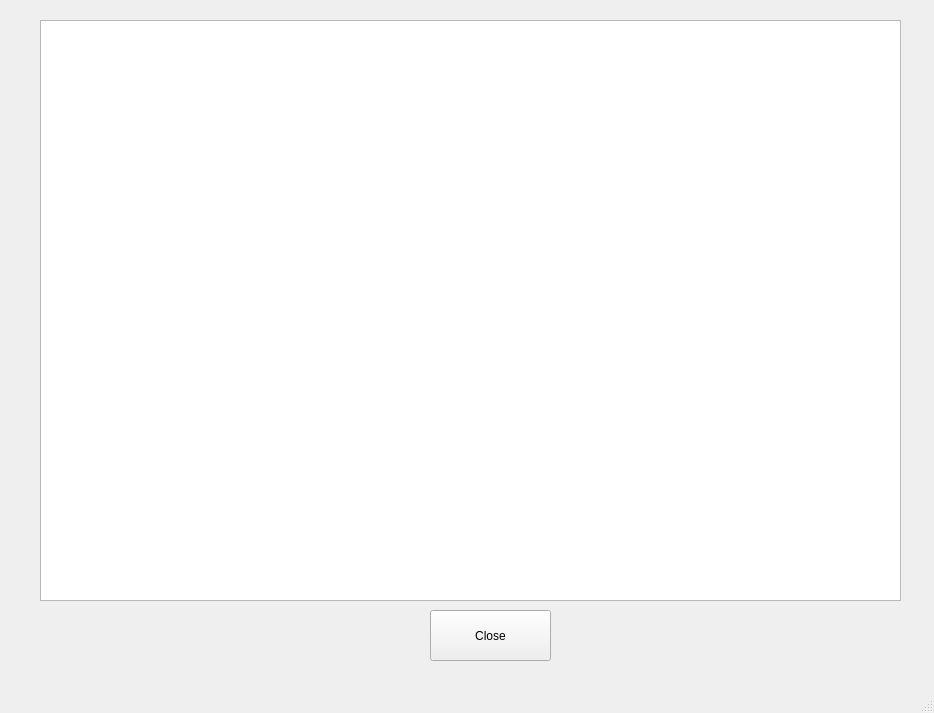
<?xml version="1.0" encoding="UTF-8"?>
<ui version="4.0">
 <class>MainWindow</class>
 <widget class="QMainWindow" name="MainWindow">
  <property name="geometry">
   <rect>
    <x>0</x>
    <y>0</y>
    <width>934</width>
    <height>713</height>
   </rect>
  </property>
  <property name="windowTitle">
   <string>MainWindow</string>
  </property>
  <widget class="QWidget" name="centralwidget">
   <widget class="ImageView" name="slideROIs_graphicsView">
    <property name="geometry">
     <rect>
      <x>40</x>
      <y>20</y>
      <width>861</width>
      <height>581</height>
     </rect>
    </property>
   </widget>
   <widget class="QPushButton" name="close_pushButton">
    <property name="geometry">
     <rect>
      <x>430</x>
      <y>610</y>
      <width>121</width>
      <height>51</height>
     </rect>
    </property>
    <property name="text">
     <string>Close</string>
    </property>
   </widget>
  </widget>
  <widget class="QMenuBar" name="menubar">
   <property name="geometry">
    <rect>
     <x>0</x>
     <y>0</y>
     <width>934</width>
     <height>21</height>
    </rect>
   </property>
  </widget>
  <widget class="QStatusBar" name="statusbar"/>
 </widget>
 <customwidgets>
  <customwidget>
   <class>ImageView</class>
   <extends>QGraphicsView</extends>
   <header>pyqtgraph</header>
  </customwidget>
 </customwidgets>
 <resources/>
 <connections/>
</ui>
